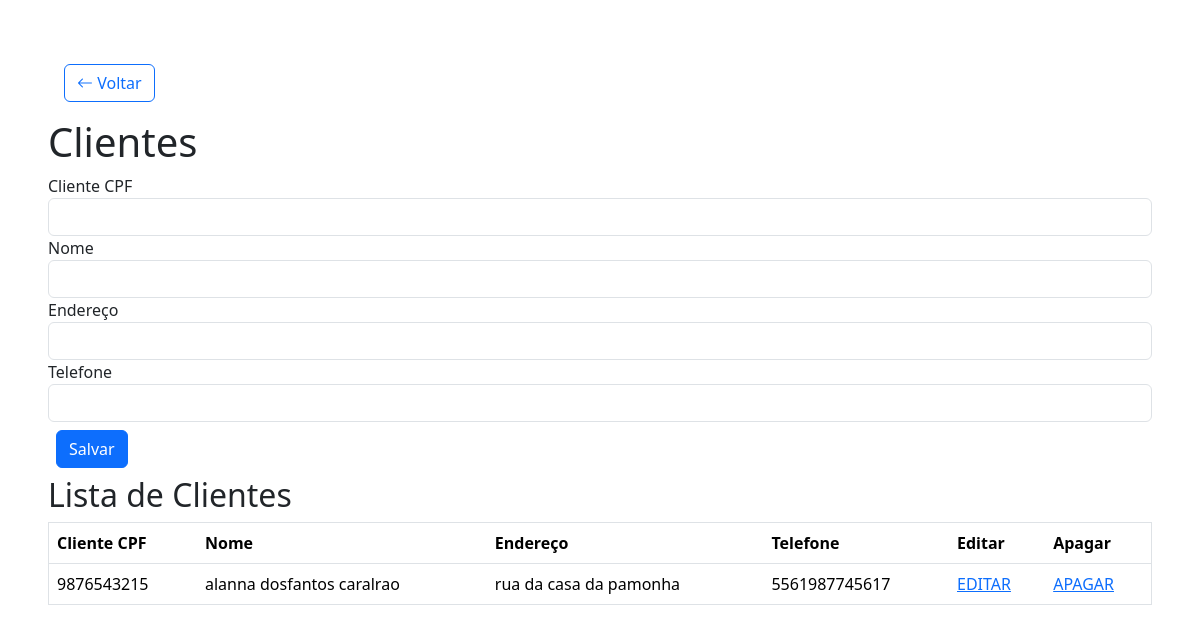
The app's page /cliente.php with its own data.
### tables this page shows
CREATE TABLE cliente (cliente_cpf INT, nome VARCHAR(50), endereco VARCHAR(50), telefone CHAR(13));

### cliente.php (the view, shortened to what this page needs)
<?php
include "conecta.php";
$cpf = $nome = $endereco = $telefone = "";
?>
<!DOCTYPE html>
<html>
<head>
    <link href="https://cdn.jsdelivr.net/npm/bootstrap@5.3.3/dist/css/bootstrap.min.css" rel="stylesheet">
    <link href="https://cdn.jsdelivr.net/npm/bootstrap-icons@1.11.3/font/bootstrap-icons.css" rel="stylesheet">
</head>
<body class="m-5">
    <a href="index.php" class="btn btn-outline-primary m-3"">
      <i class="bi bi-arrow-left"></i> Voltar
    </a>
    <h1>Clientes</h1>
    <form method="POST" action="<?= isset($_GET['cliente_cpf']) ? 'cliente.php?cliente_cpf=' . $_GET['cliente_cpf'] : 'cliente.php' ?>">
        <div>
            <label for="campo_cpf">Cliente CPF</label>
            <input class="form-control" name="campo_cpf" <?= isset($_GET['cliente_cpf']) ? 'readonly' : '' ?> required id="campo_cpf" type="text" value="<?= htmlspecialchars($cpf) ?>">
        </div>
        <div>
            <label for="campo_nome">Nome</label>
            <input class="form-control" name="campo_nome" required id="campo_nome" type="text" value="<?= htmlspecialchars($nome) ?>">
        </div>
        <div>
            <label for="campo_endereco">Endereço</label>
            <input class="form-control" name="campo_endereco" required id="campo_endereco" type="text" value="<?= htmlspecialchars($endereco) ?>">
        </div>
        <div>
            <label for="campo_telefone">Telefone</label>
            <input class="form-control" name="campo_telefone" required id="campo_telefone" type="text" value="<?= htmlspecialchars($telefone) ?>">
        </div>
        <div>
            <input class="m-2 btn btn-primary" name="botao_submit" value="Salvar" type="submit">
        </div>
    </form>
    <h2>Lista de Clientes</h2>
    <table class="table" border="1">
        <tr>
            <th>Cliente CPF</th>
            <th>Nome</th>
            <th>Endereço</th>
            <th>Telefone</th>
            <th>Editar</th>
            <th>Apagar</th>
        </tr>
        <?php
        $stmt = $conexao->query("SELECT * FROM cliente ORDER BY nome");
        $clientes = $stmt->fetchAll(PDO::FETCH_ASSOC);
        foreach ($clientes as $linha) {
            echo "<tr>
                <td>" . htmlspecialchars($linha['cliente_cpf']) . "</td>
                <td>" . htmlspecialchars($linha['nome']) . "</td>
                <td>" . htmlspecialchars($linha['endereco']) . "</td>
                <td>" . htmlspecialchars($linha['telefone']) . "</td>
                <td><a href='cliente.php?cliente_cpf=" . htmlspecialchars($linha['cliente_cpf']) . "'>EDITAR</a></td>
                <td><a href='cliente.php?delete_cpf=" . htmlspecialchars($linha['cliente_cpf']) . "'>APAGAR</a></td>
            </tr>";
        }
        ?>
    </table>
</body>
</html>

### records on screen
cliente: cliente_cpf "9876543215", nome "alanna dosfantos caralrao", endereco "rua da casa da pamonha", telefone "5561987745617"
